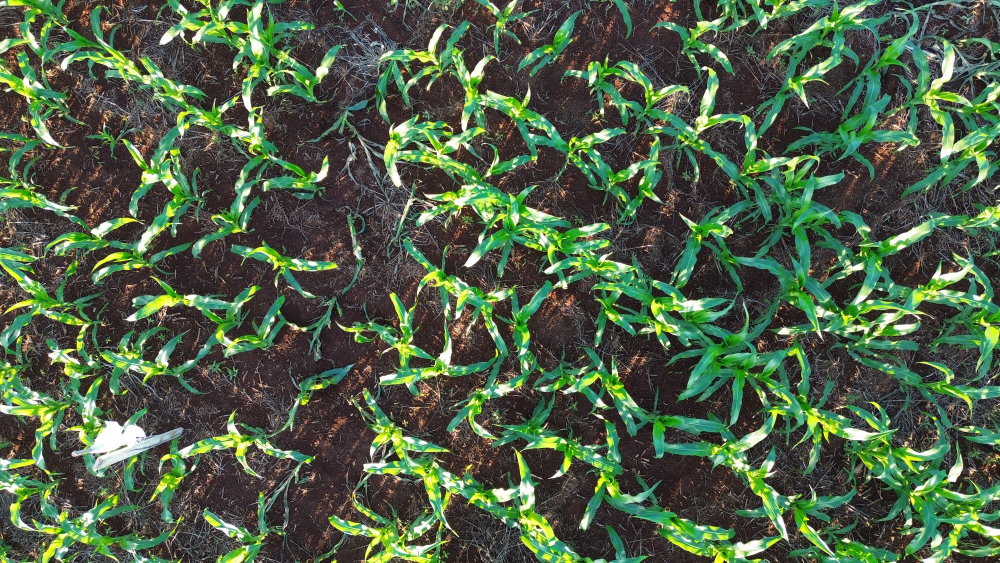
#> input picture DJI_0214.JPG, 4000 x 2250 px (shown at 1/4 size)
$ python -i imageFunction.py   (imports and definitions only)
#> lines starting #> are read from the running program, lines starting #| are printed output that depends on the picture; after the words box and inside, x2 and y2 are one past the last pixel; in counts of white or black regions, pixels touching at a corner belong together
import cv2
import numpy as np

def imageProcess(arquivo):
#> called with arquivo = 'DJI_0214.JPG'
    imagem = cv2.imread(arquivo)
#> imagem is the input picture: shape (2250, 4000, 3); mean B, G, R 71.2, 96.8, 78.5
    h, w, _ = np.shape(imagem)
#> h = 2250; w = 4000
    print(f"Tamanho - H:{h}, W: {w}")
#| Tamanho - H:2250, W: 4000
    proporcao = 4
    print(f"Redimensionando Imagem - Proporção 1/{proporcao}")
    imagem= cv2.resize(imagem, (int(w/proporcao), int(h/proporcao)))
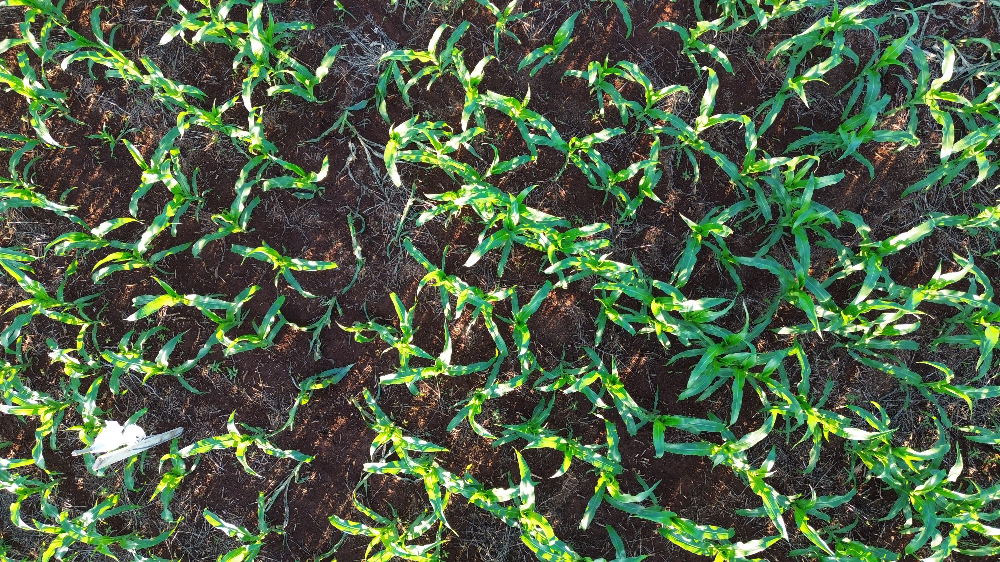
#> imagem: shape (562, 1000, 3); mean B, G, R 71, 96.6, 78.3
    imagemHsv = cv2.cvtColor(imagem, cv2.COLOR_BGR2HSV)
#> imagemHsv: shape (562, 1000, 3); mean H, S, V 67.4, 86.8, 101.8
    cv2.imshow("ImagemHSV", imagemHsv)
    lowerGreen = np.array([31,42,101])
    upperGreen = np.array([130,255,255])

    imageMask = cv2.inRange(imagemHsv, lowerGreen, upperGreen)
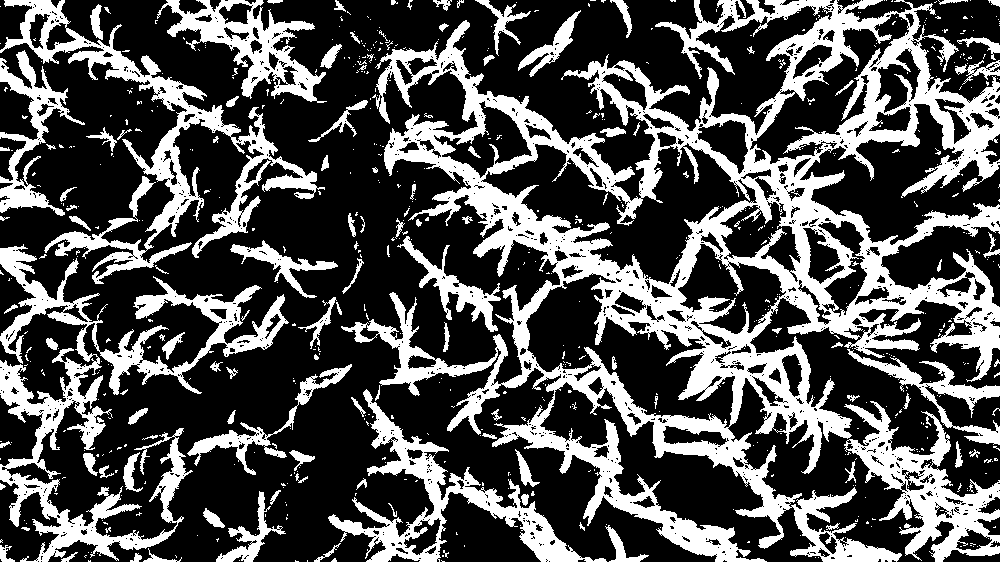
#> imageMask: shape (562, 1000); 31.6% white; 673 white regions (557 under 20 px), largest, box (x1, y1, x2, y2) and area: (341, 0, 1000, 562) 96475, (0, 244, 289, 562) 18935, (0, 0, 325, 284) 14073
    cv2.imshow("ImageMaskOriginal", imageMask)

    # Define o kernel para operações morfológicas
    kernel_size = 5  # Aumente ou diminua conforme necessário
    kernel = np.ones((kernel_size, kernel_size), np.uint8)

    # Aplica a operação de fechamento para agrupar pixels brancos próximos
    imageMask = cv2.morphologyEx(imageMask, cv2.MORPH_CLOSE, kernel)
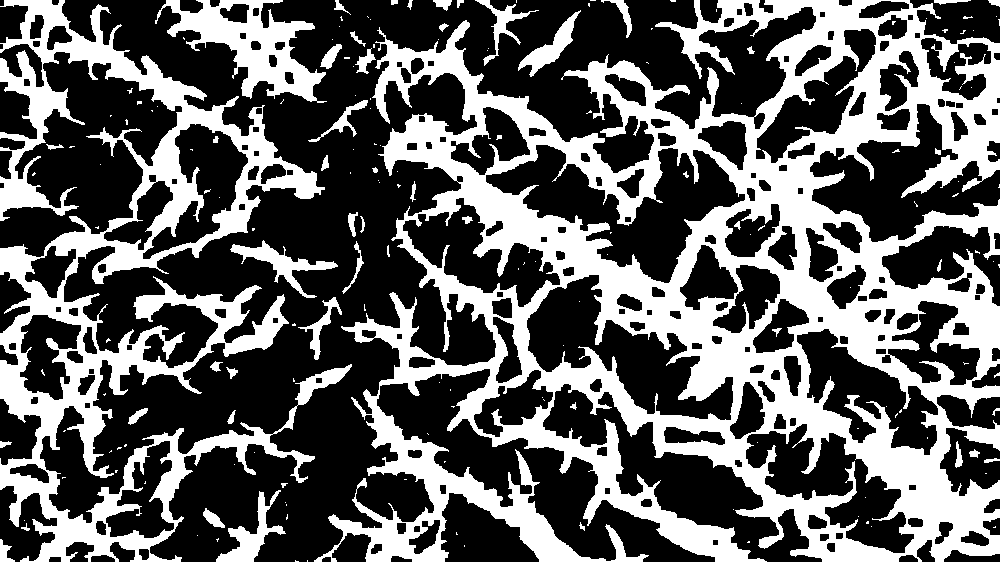
#> imageMask: shape (562, 1000); 37.2% white; 178 white regions (125 under 20 px)

    cv2.imshow("ImageMask", imageMask)
    contours, _ = cv2.findContours(imageMask, cv2.RETR_EXTERNAL, cv2.CHAIN_APPROX_SIMPLE)
#> contours = 140 contours, 102 with area under 20; largest, box (x1, y1, x2, y2) and area: (314, 0, 1000, 562) 232821, (0, 0, 352, 562) 63624, (155, 0, 327, 103) 7124, (216, 490, 286, 562) 1320, (230, 240, 338, 298) 1294
    min_area = 100  # Ajuste esse valor conforme o necessário
    aspect_ratio_min = 0.5
    aspect_ratio_max = 1.2
    for contour in contours:
        area = cv2.contourArea(contour)
        if area <= min_area and area>5: #and area>20
            # Destaca o contorno no output com uma cor específica
            x, y, w, h = cv2.boundingRect(contour)
            aspect_ratio = w / h if h > 0 else 0  # Evita divisão por zero
            if aspect_ratio_min <= aspect_ratio <= aspect_ratio_max:
            # Desenha um quadrado verde ao redor de contornos maiores que são aproximadamente quadrados
                cv2.rectangle(imagem, (x, y), (x + w, y + h), (0, 0, 255), 2)
            else:
                # Ignora objetos que não são aproximadamente quadrados
                continue
#> this loop made 140 passes
#> (area, x, y, w, h, aspect_ratio) on passes 26, 29, 32, 33, 36, 46, 47, 54, 61, 69, 76, 82: (29.5, 984, 458, 16, 5, 3.2), (43, 969, 449, 11, 9, 1.22), (89, 955, 441, 8, 27, 0.296), (35.5, 0, 441, 12, 7, 1.71), (44, 227, 410, 9, 14, 0.643), (48, 226, 367, 12, 12, 1), (55, 210, 361, 13, 11, 1.18), (20, 937, 259, 5, 13, 0.385), (22.5, 360, 216, 5, 17, 0.294), (37, 410, 181, 6, 21, 0.286), (55.5, 321, 155, 8, 16, 0.5), (33.5, 46, 144, 18, 6, 3)
#> area on passes 5, 15, 18, 38, 51, 57: 142, 179, 1319.5, 118.5, 466.5, 122
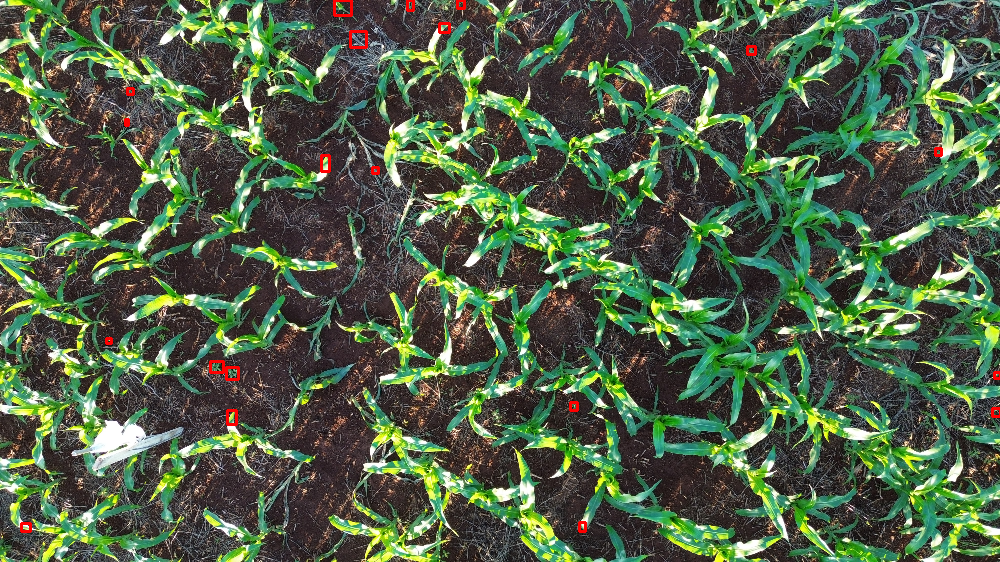
#> imagem: shape (562, 1000, 3); 0.35% of pixels changed, all inside (x1, y1, x2, y2) = (20, 0, 1000, 533)

    # Exibir o resultado
    cv2.imshow("Img: "+str(arquivo), imagem)
    #cv2.imshow("Objetos Destacados", output)

    cv2.waitKey(0)
    cv2.destroyAllWindows()
    # Normaliza as cores da imagem

# [68 lines left out: functions normalizar_cores, analisaCorLimiar, analisaLimiar, not called in this run]

>>> result = imageProcess('DJI_0214.JPG')
